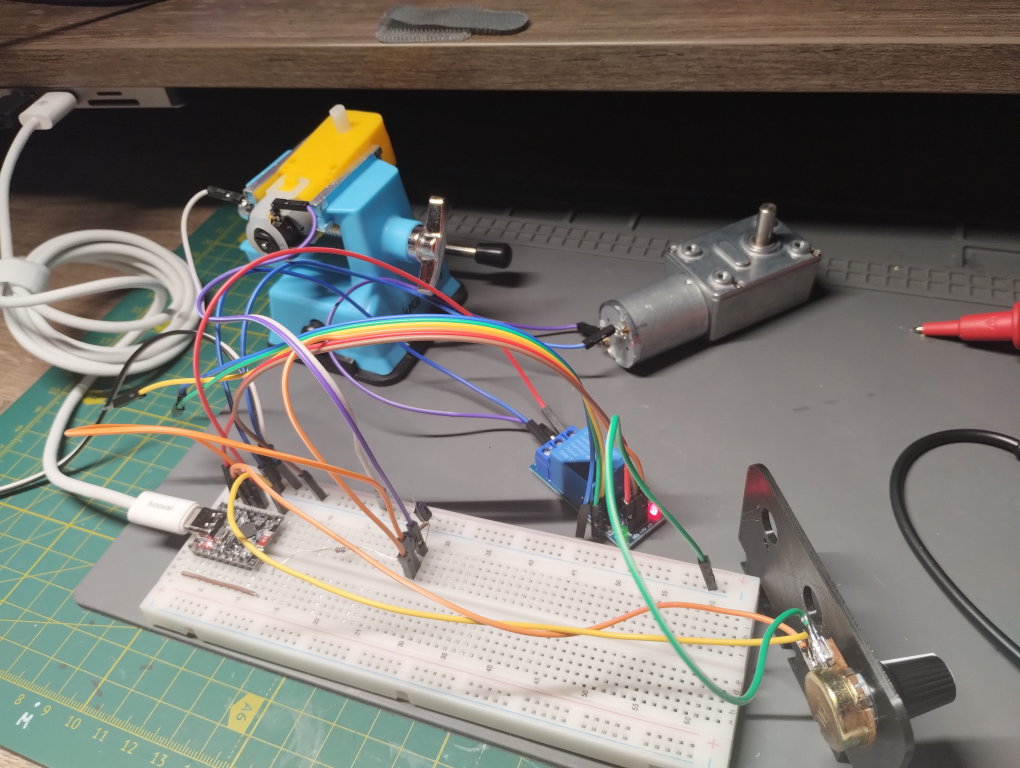
#> input picture workshop-2-2/images/photo.jpg, 4080 x 3072 px (shown at 1/4 size)
$ python -i dots.py   (imports and definitions only)
#> lines starting #> are read from the running program, lines starting #| are printed output that depends on the picture; after the words box and inside, x2 and y2 are one past the last pixel; in counts of white or black regions, pixels touching at a corner belong together
#> further down, picture is the input picture: shape (3072, 4080, 3); mean B, G, R 110.5, 117.3, 120.3
"""Classic-CV detection of the dots the loop needs.

  red dot   -- the laser / red marker: where we are pointing NOW
  green dot -- the target laser: where we WANT to point (tracker.py's default)
  black dot -- a printed paper target: an earlier target method, still here
              (find_black_dots) but not wired into tracker.py any more

All are found with plain OpenCV on the host, not a neural net. An on-camera
variant runs a fixed-weight NN for the red dot because the OAK's VPU cannot
execute OpenCV; here detection runs on the PC, so the color filter can just be
a color filter.

Shape of the job for each color:

    mask -> contours -> keep blobs that are the right SIZE and ROUND
         -> score the survivors -> best one wins

"ROUND" is where the work is. Dark is common - shadows, text, a cable, the edge
of the sheet - so the black dot is put through six independent shape
measurements (`_measure`), each one blind to a different way of not being a
circle; the red dot is only ever one thing in frame and is judged loosely.

Area thresholds are quoted for a 640x480 reference frame and auto-scaled to the
actual resolution (a dot's pixel area grows ~quadratically with linear size),
the same convention reddot_host.reduce_heatmap uses.
"""

import math
from dataclasses import dataclass

import cv2
import numpy as np

_REF_AREA = 640 * 480
_K3 = cv2.getStructuringElement(cv2.MORPH_ELLIPSE, (3, 3))

# A disc fills pi/4 of its bounding box - the neutral default for `Dot.extent`
# on a dot that was placed rather than measured (the simulated target).
_CIRCLE_EXTENT = math.pi / 4.0


@dataclass(frozen=True)
class Dot:
    """One accepted blob, in pixel coordinates of the frame it was found in.

    Beyond position and size it carries the six shape measurements the round
    test is made of, so a rejection can be explained instead of just happening
    (see `_shape_reject`, and the labelled grey boxes --debug draws).
    """

    x: float
    y: float
    area: float
    circularity: float      # area / area of the min enclosing circle
    bbox: tuple             # (x1, y1, x2, y2)
    compactness: float = 1.0    # 4*pi*A / P^2  -- 1.0 for a circle
    solidity: float = 1.0       # area / convex hull area
    extent: float = _CIRCLE_EXTENT   # area / bounding-box area
    aspect: float = 1.0         # long / short side of the min-area rect
    radial_cv: float = 0.0      # spread of centre->edge distance, /mean
    hole_ratio: float = 0.0     # enclosed background / outer area

    @property
    def center(self):
        return (int(round(self.x)), int(round(self.y)))

    @property
    def radius(self):
        return max(3, int(round(math.sqrt(max(self.area, 1.0) / math.pi))))

    # [11 lines left out: function roundness, not called in this run]


def _scale_area(area_min, area_max, h, w):
    scale = (h * w) / _REF_AREA
    return area_min * scale, area_max * scale


def _measure(contour, area, hole_area=0.0):
    """Turn one contour into a Dot with every shape measurement filled in.

    No single number separates a printed dot from everything else that happens
    to be dark, so six are taken, each blind to a different impostor:

      circularity -- fraction of the min enclosing circle that is filled. The
        broad one: catches squares (0.64), triangles (0.41), anything sticking
        out on one side.
      compactness -- 4*pi*A / P^2, perimeter against area. Catches ragged and
        knobbly outlines whose area is fine but whose edge is long: shadow
        edges, joined-up text, cloth texture.
      solidity -- area against its own convex hull. Catches dents and notches:
        two dots touching, a dot with a bite out of it, a C or an L.
      aspect -- long/short side of the minimum-area rectangle. Catches
        ellipses and rounded bars, which can pass all of the above.
      radial_cv -- spread of the centre-to-edge distance. The direct question:
        is every point on the outline the same distance from the middle? This
        is what a circle *is*, and it is the one an axis-aligned rounded square
        cannot fake.
      hole_ratio -- how much enclosed background the outline contains. Every
        measurement above is taken on the OUTLINE, so a ring, an O, a washer or
        a bottle cap seen from above are perfect circles by all of them. A
        printed dot is solid; this is the only test that can tell the
        difference.

    Contours are traced with CHAIN_APPROX_NONE (see `_candidates`) so the
    radial measurement sees the whole outline, not four compressed corners.
    """
    (cx, cy), radius = cv2.minEnclosingCircle(contour)
    perimeter = cv2.arcLength(contour, True)
    hull_area = cv2.contourArea(cv2.convexHull(contour))
    x, y, bw, bh = cv2.boundingRect(contour)
    (_, _), (rw, rh), _ = cv2.minAreaRect(contour)

    pts = contour.reshape(-1, 2).astype(np.float64)
    dist = np.hypot(pts[:, 0] - cx, pts[:, 1] - cy)

    return Dot(
        x=cx, y=cy, area=area,
        circularity=area / (math.pi * radius * radius + 1e-6),
        bbox=(x, y, x + bw, y + bh),
        compactness=min(1.0, 4.0 * math.pi * area / (perimeter * perimeter + 1e-6)),
        solidity=area / (hull_area + 1e-6),
        extent=area / float(bw * bh + 1e-6),
        aspect=max(rw, rh) / max(min(rw, rh), 1e-6),
        radial_cv=float(dist.std() / (dist.mean() + 1e-6)),
        hole_ratio=hole_area / (area + 1e-6),
    )


def _candidates(mask, area_min, area_max):
    """Every outer contour of `mask` inside the size window, measured.

    Two choices here exist only to make the shape tests mean something:

    CHAIN_APPROX_NONE, not SIMPLE -- SIMPLE compresses straight runs to their
    endpoints, which leaves a square as four corner points, all of them the
    same distance from the centre. It would score a perfect radial_cv.

    RETR_CCOMP, not EXTERNAL -- EXTERNAL discards the inner contours, and the
    holes are the only thing distinguishing a printed dot from a ring. The
    top-level contours it walks are the same ones EXTERNAL would return, so
    nothing else changes; `area` stays the filled outer area, with the enclosed
    background reported separately as hole_ratio.
    """
    contours, hierarchy = cv2.findContours(mask, cv2.RETR_CCOMP,
                                           cv2.CHAIN_APPROX_NONE)
    if hierarchy is None:
        return []
    hierarchy = hierarchy[0]        # [next, prev, first_child, parent]

    out = []
    for i, c in enumerate(contours):
        if hierarchy[i][3] != -1:   # a hole; accounted for by its parent
            continue
        area = cv2.contourArea(c)
        if area < area_min or area > area_max or len(c) < 3:
            continue
        hole_area = 0.0
        child = hierarchy[i][2]
        while child != -1:
            hole_area += cv2.contourArea(contours[child])
            child = hierarchy[child][0]
        out.append((_measure(c, area, hole_area), c))
    return out


# [129 lines left out: functions _contour_mask, redness_map, greenness_map, _find_saturated_dot, find_red_dot, find_green_dot and 1 more, not called in this run]


def _shape_reject(dot, min_circ, max_radial, max_aspect, min_solidity,
                  min_compact, max_hole):
    """None if `dot` is round enough to be a printed dot, else why it is not.

    Each gate is an independent way of failing to be a circle, so the first one
    that trips is the answer, and they are ordered by how much they explain.
    Thresholds come from measuring rendered discs against near-misses at
    radii 7-45 px; every one is overridable from the command line (the
    --black-* flags in tracker.py). Measured, disc vs. worst impostor:

        circularity   disc 0.82-0.98   square 0.72  ellipse(0.78) 0.77
        radial_cv     disc 0.00-0.10   square 0.11  rounded rect  0.13
        aspect        disc 1.00-1.12   ellipse 1.19-1.64  bar 2.4
        solidity      disc 0.88-0.99   dented disc 0.92   blob 0.79
        compactness   disc 0.45-0.91   frayed blob 0.42   triangle 0.57
    """
    if dot.circularity < min_circ:
        return f"circ {dot.circularity:.2f}"
    if dot.radial_cv > max_radial:
        return f"radial {dot.radial_cv:.2f}"
    if dot.aspect > max_aspect:
        return f"aspect {dot.aspect:.2f}"
    if dot.solidity < min_solidity:
        return f"solid {dot.solidity:.2f}"
    if dot.compactness < min_compact:
        return f"compact {dot.compactness:.2f}"
    if dot.hole_ratio > max_hole:
        return f"hollow {dot.hole_ratio:.2f}"
    # A disc fills pi/4 = 0.785 of its bounding box. Comfortably above that is
    # a square or a filled rectangle (0.88-0.98 measured); far below is a shape
    # that only reaches the corners of its box. The window is wide because a
    # small blob's bounding box is quantised - a 7 px disc measures 0.60.
    if not 0.55 <= dot.extent <= 0.90:
        return f"extent {dot.extent:.2f}"
    return None


def _touches_edge(dot, h, w, margin):
    """True if the blob runs into the frame border.

    A dot cut off by the edge is only a partial outline: the missing side makes
    it measure as some other shape entirely, and it cannot be aimed at anyway
    because its real centre is outside the picture.
    """
    x1, y1, x2, y2 = dot.bbox
    return (x1 <= margin or y1 <= margin
            or x2 >= w - margin or y2 >= h - margin)


def find_black_dots(frame_bgr, area_min=40, area_max=20000, min_circ=0.80,
                    darkness=0.8, sat_margin=70, block=51, offset=12,
                    max_radial=0.10, max_aspect=1.25, min_solidity=0.88,
                    min_compact=0.50, max_hole=0.15, edge_margin=2):
    """All black printed dots in the frame. Returns (list of Dot, mask, rejects).

    `rejects` is [(Dot, reason)] for blobs that were the right size but failed a
    later test - what --debug draws in grey so a miss can be read off the frame
    instead of guessed at.

    Two independent questions are asked of every blob.

    Is it ink? Ink is only "black" relative to the paper around it, so each test
    is relative:

      adaptive threshold -- darker than the local mean by `offset`, which
        survives uneven lighting across the sheet;
      darkness -- the blob's median V must be at most `darkness` x the median V
        of the ring of paper just around it. Rejects a light-grey smudge that
        the adaptive step accepted;
      sat_margin -- the blob must not be much more saturated than that same
        ring. This is what separates ink from a coloured object, and it has to
        be relative: under a blue lamp the paper itself measures S~105 and the
        ink S~135, so any absolute "ink is unsaturated" rule throws the real
        dot away. A red sticker on white paper, by contrast, sits ~170 above
        its background and is rejected.

    Is it a circle? `_shape_reject` runs the six measurements from `_measure`.
    Being dark is easy - shadows, text, a cable, the edge of the sheet and the
    gap under a clip all manage it - so the shape gate is the one doing the
    real work, and it is deliberately tight: a printed dot passes all six with
    room to spare, and near-misses like a square, a ring or a rounded bar fail
    at least one badly.

    The list is sorted largest-first; pick_target chooses among them.
    """
#> called with area_min = 40, area_max = 20000, min_circ = 0.8, darkness = 0.8, sat_margin = 70, block = 51, offset = 12, max_radial = 0.1
    h, w = frame_bgr.shape[:2]
#> h = 3072; w = 4080
    amin, amax = _scale_area(area_min, area_max, h, w)
#> amin = 1632; amax = 816000

    hsv = cv2.cvtColor(frame_bgr, cv2.COLOR_BGR2HSV)
#> hsv: shape (3072, 4080, 3); mean H, S, V 51.6, 46.7, 128.2
    gray = cv2.GaussianBlur(hsv[:, :, 2], (5, 5), 0)
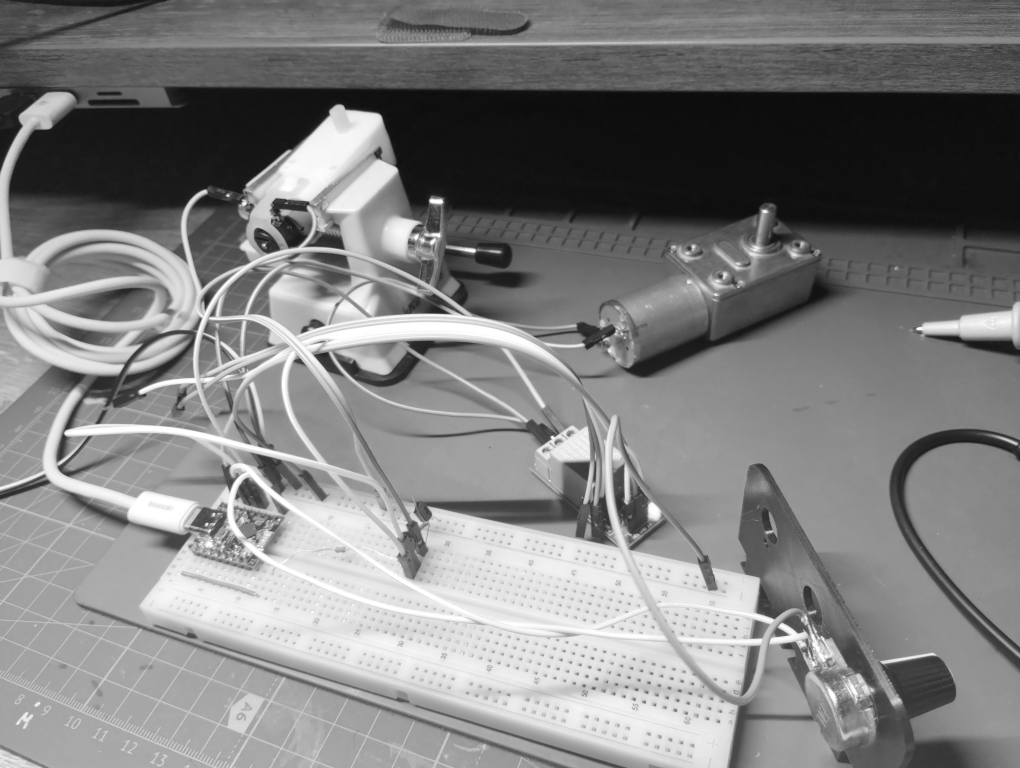
#> gray: shape (3072, 4080) (shown at 1/4 size); min 10, max 255, mean 128.2
    block = block if block % 2 else block + 1        # must be odd
    mask = cv2.adaptiveThreshold(gray, 255, cv2.ADAPTIVE_THRESH_MEAN_C,
                                 cv2.THRESH_BINARY_INV, block, offset)
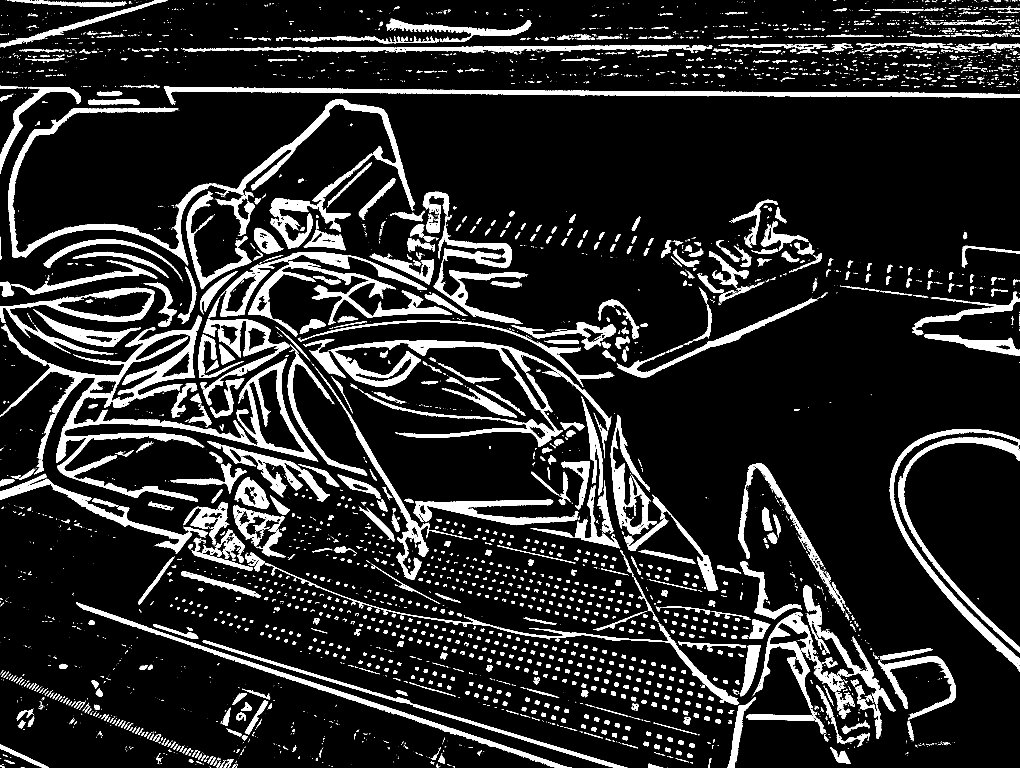
#> mask: shape (3072, 4080) (shown at 1/4 size); 12.7% white; 4958 white regions (3116 under 20 px), largest, box (x1, y1, x2, y2) and area: (6, 1262, 1023, 2006) 97594, (33, 397, 1658, 1061) 95141, (1314, 1360, 2445, 1788) 59113
    mask = cv2.morphologyEx(mask, cv2.MORPH_OPEN, _K3)
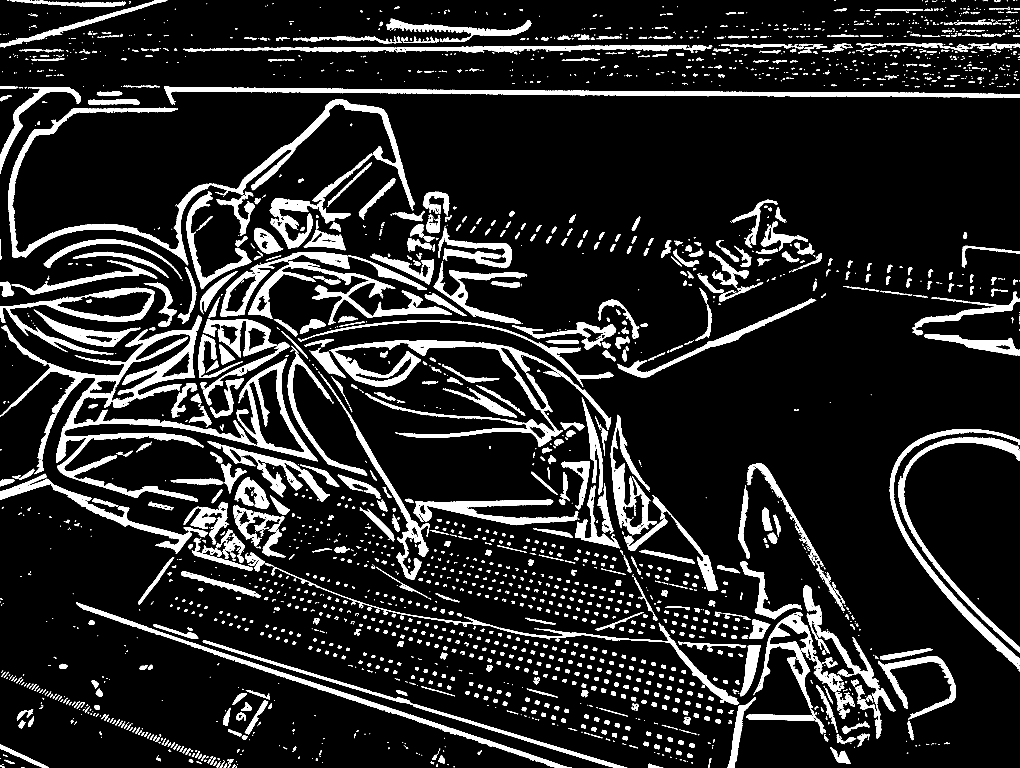
#> mask: shape (3072, 4080) (shown at 1/4 size); 12.4% white; 2942 white regions (1151 under 20 px), largest, box (x1, y1, x2, y2) and area: (7, 1262, 1023, 2006) 97061, (33, 397, 1658, 1061) 70996, (1317, 1360, 2445, 1788) 58831
    mask = cv2.morphologyEx(mask, cv2.MORPH_CLOSE, _K3)
#> mask: shape (3072, 4080); 12.5% white; 2754 white regions (1020 under 20 px)

    dots, rejects = [], []
    for dot, contour in _candidates(mask, amin, amax):
#> in _candidates, `contours, hierarchy = cv2.findContours(mask, cv2.RETR_CCOMP, cv2.CHAIN..`: contours = 2977 contours, 1297 with area under 20; largest, box (x1, y1, x2, y2) and area: (7, 1262, 1023, 2006) 104256, (33, 397, 1658, 1061) 67810, (1317, 1360, 2445, 1788) 61872, (947, 1434, 1272, 1845) 52717, (656, 346, 4080, 418) 50118
#> in _measure, `(cx, cy), radius = cv2.minEnclosingCircle(contour)`: cx = 3361; cy = 3021; radius = 51.23
#> in _measure, `perimeter = cv2.arcLength(contour, True)`: perimeter = 295.5
#> in _measure, `hull_area = cv2.contourArea(cv2.convexHull(contour))`: hull_area = 2766.5
#> in _measure, `x, y, bw, bh = cv2.boundingRect(contour)`: x = 3321; y = 2988; bw = 81; bh = 67
#> in _measure, `(_, _), (rw, rh), _ = cv2.minAreaRect(contour)`: rw = 44.38; rh = 94.32
        if edge_margin >= 0 and _touches_edge(dot, h, w, edge_margin):
            rejects.append((dot, "edge"))
            continue
        reason = _shape_reject(dot, min_circ, max_radial, max_aspect,
                               min_solidity, min_compact, max_hole)
        if reason is not None:
            rejects.append((dot, reason))
            continue
        stats = _ring_stats(hsv, contour, dot.bbox, max(3, dot.radius // 2))
        if stats is None:
            rejects.append((dot, "no ring"))
            continue
        blob_v, ring_v, blob_s, ring_s = stats
        if blob_v > darkness * ring_v:
            rejects.append((dot, f"pale {blob_v / (ring_v + 1e-6):.2f}"))
            continue                      # not appreciably darker than paper
        if blob_s > ring_s + sat_margin:
            rejects.append((dot, f"sat +{blob_s - ring_s:.0f}"))
            continue                      # a coloured object, not ink
        dots.append(dot)
#> this loop made 127 passes

    dots.sort(key=lambda d: d.area, reverse=True)
    return dots, mask, rejects


# [37 lines left out: functions pick_target, error_vector, not called in this run]

>>> import cv2
>>> picture = cv2.imread('../../../workshop-2-2/images/photo.jpg')
>>> result = find_black_dots(picture)
